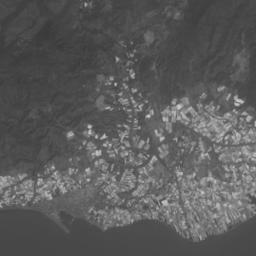
%> input picture adra/banda1.tif, 256 x 256 px; the run also reads 2 pictures not shown here
$ octave pca.m   (GNU Octave 9; MATLAB toolbox functions it lacks are replaced by stand-ins)
%> lines starting %> are read from the running program, lines starting %| are printed output that depends on the picture
%Cargamos las imágenes y las convertimos en un vector columna
x1 = reshape(imread('banda1.tif'), 256*256, 1);
x2 = reshape(imread('banda2.tif'), 256*256, 1);
x3 = reshape(imread('banda3.tif'), 256*256, 1);
x4 = reshape(imread('banda4.tif'), 256*256, 1);
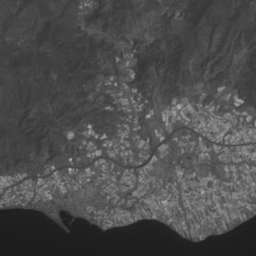
%> input picture adra/banda4.tif, 256 x 256 px
x5 = reshape(imread('banda5.tif'), 256*256, 1);
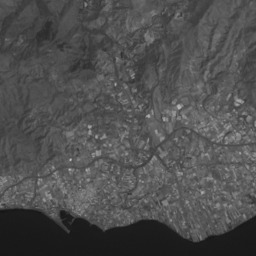
%> input picture adra/banda5.tif, 256 x 256 px
%Formamos la matriz de los datos de 256*256 filas y 5 columnas
X = [x1, x2, x3, x4, x5];
X = double(X);
%Calculamos la matriz de covarianzas
Sigma = cov(X)
%> Sigma = [613 647.6 777.8 511.8 389.5; 647.6 702.8 861.1 592.1 482.7; 777.8 861.1 1078.9 757.6 660.1; 511.8 592.1 757.6 616.4 538.1; 389.5 482.7 660.1 538.1 591.4]
%Calculamos la matriz de vectores propios U asociados a los valores propios
%(diagonal de S), notese que los v.p estan ordenados de mayor a menor en
%modulo
[U,S,V] = svd(Sigma);
%> U = [-0.408 -0.49 0.0732 -0.624 -0.446; -0.454 -0.296 0.0421 -0.0646 0.837; -0.57 -0.113 0.249 0.711 -0.307; -0.413 0.305 -0.855 -0.0159 -0.0751; -0.362 0.753 0.448 -0.318 0.0222]; S = [3288.7 0 0 0 0; 0 266.8 0 0 0; 0 0 40.58 0 0; 0 0 0 5.56 0; 0 0 0 0 0.912]; V has the same summary as U
U
S
%Podemos proyectar nuestros datos sobre el espacio latente que forman los
%vectores propios observando así las siguientes imágenes en el nuevo
%espacio, las primeras imágenes estan asociadas a los v.p con mayor modulo
%y por ello generan más información que las últimas
m_x = mean(mean(X));
%> m_x = 83.6
Z =  (X - m_x) * U;
z1 = reshape(Z(:,1), 256, 256);
figure(1)
imshow(z1,[min(min(z1)) max(max(z1))])
z2 = reshape(Z(:,2), 256, 256);
figure(2)
imshow(z2, [min(min(z2)) max(max(z2))])
z3 = reshape(Z(:,3), 256, 256);
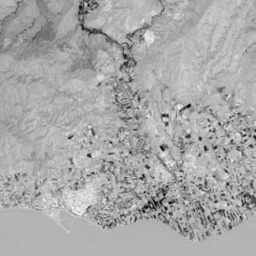
%> z3: size 256x256 double; min -37.62, max 27.63, mean 5.7; drawn with min black and max white
figure(3)
imshow(z3, [min(min(z3)) max(max(z3))])
z4 = reshape(Z(:,4), 256, 256);
figure(4)
imshow(z4, [min(min(z4)) max(max(z4))])
z5 = reshape(Z(:,5), 256, 256);
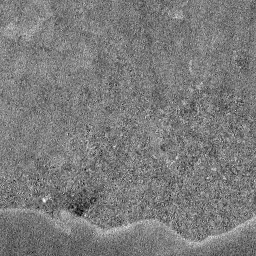
%> z5: size 256x256 double; min -12.55, max -1.74, mean -7.3; drawn with min black and max white
figure(5)
imshow(z5, [min(min(z5)) max(max(z5))])
%Podemos recuperar las imágenes a partir del nuevo espacio, eso sí se
%acumula un cierto error dependiendo del número de imágenes en el espacio
%latente a considerar para recuperar de nuevo la imagen.
%Primera imagen asociada a la imagen del v.p dominante:
x1_rec = Z * U(:,1) + m_x;
x1_rec = reshape(x1_rec, 256, 256);
figure(6)
imshow(x1_rec, [0, 255])
%Dos primeras imágenes asociadas los dos primeros autovalores con mayor
%módulo
x_rec = Z * U(:,1:2) + m_x;
x1_rec = reshape(x_rec(:,1), 256, 256);
figure(7)
imshow(x1_rec, [0, 255])
x2_rec = reshape(x_rec(:,2), 256, 256);
figure(8)
imshow(x2_rec, [0, 255])
%Todas las imágenes
x_rec = Z * U + m_x;
x1_rec = reshape(x_rec(:,1), 256, 256);
figure(9)
imshow(x1_rec, [0, 255])
x2_rec = reshape(x_rec(:,2), 256, 256);
figure(10)
imshow(x2_rec, [0, 255])
x3_rec = reshape(x_rec(:,3), 256, 256);
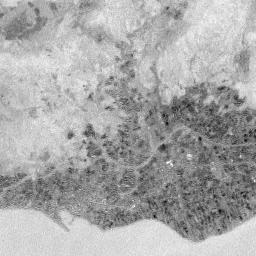
%> x3_rec: size 256x256 double; min 58.67, max 89.83, mean 79.3; drawn with min black and max white
figure(11)
imshow(x3_rec, [0, 255])
x4_rec = reshape(x_rec(:,4), 256, 256);
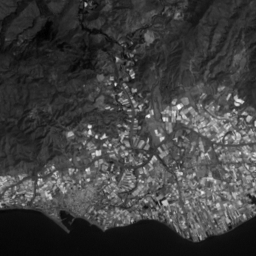
%> x4_rec: size 256x256 double; min 33.07, max 265.7, mean 91.3; drawn with min black and max white
figure(12)
imshow(x4_rec, [0, 255])
x5_rec = reshape(x_rec(:,5), 256, 256);
figure(13)
imshow(x5_rec, [0, 255])
%POdemos observar gráficamente como disminuye el error de proyección
%conforme vamos tomando más valores propios para la recostrucción de las
%imágenes.
vp = diag(S);
%> vp = [3288.7; 266.8; 40.58; 5.56; 0.912]
for i =1:5
    E(i) = sum(vp((i+1):5));
end
%> after the loop, E = [313.8 47.04 6.47 0.912 0]
figure
plot(1:5,E,'b--o')
title('Error cometido')
xlabel('Numero de val propios seleccionados')
ylabel('Error')
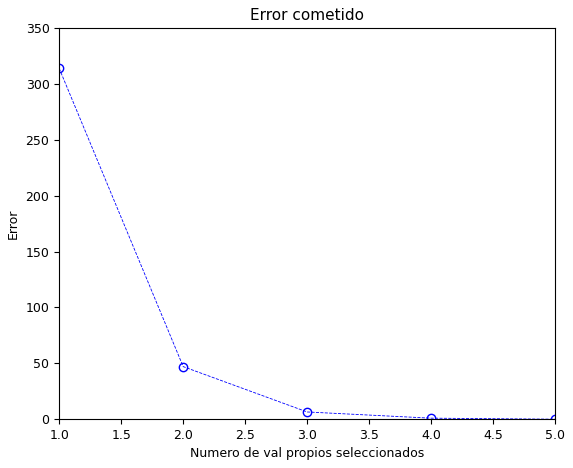
%> figure redrawn from the program's plot data
